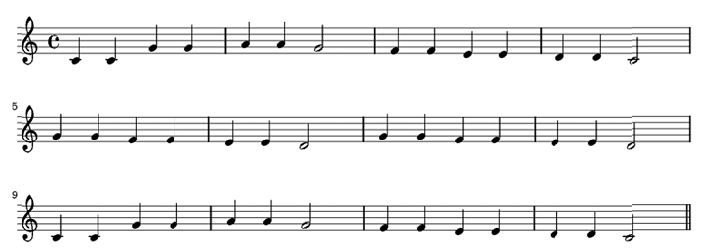
%> input picture TestCases/TwinkleTwinkleLittleStar.bmp, 705 x 252 px
$ octave Music_Score_Reader.m   (GNU Octave 9; MATLAB toolbox functions it lacks are replaced by stand-ins)
%> lines starting %> are read from the running program, lines starting %| are printed output that depends on the picture
img = imread('TwinkleTwinkleLittleStar.bmp');
%> img is the input picture: size 252x705x3 uint8; min 0, max 255, mean 238.5
img = imcomplement(img);
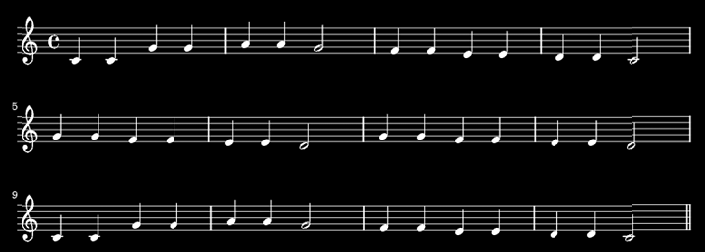
%> img: size 252x705x3 uint8; min 0, max 255, mean 16.5

%Extracting Stafflines
dilation_SE = strel('line', 10, 0);
dilated_img = imopen(img, dilation_SE);
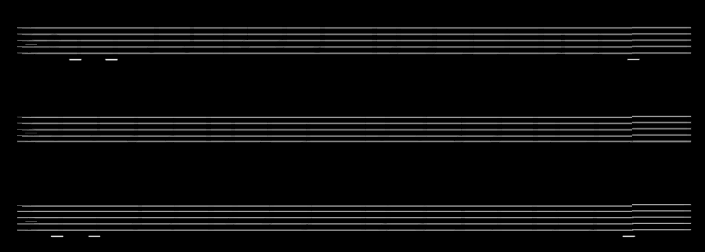
%> dilated_img: size 252x705x3 uint8; min 0, max 233, mean 11.5
%figure, imshow(dilated_img);

%Subtract Stafflines from image
img2 = img - dilated_img;
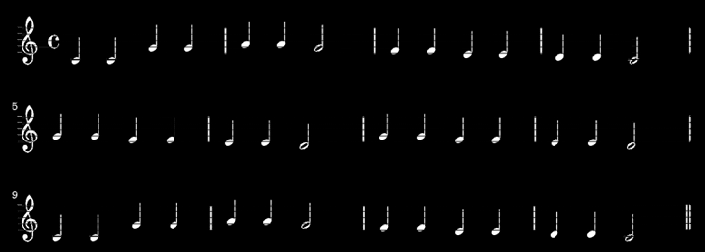
%> img2: size 252x705x3 uint8; min 0, max 255, mean 5
figure, imshow(img2);

%Extracting Stafflines
eroded_SE = strel('line', 2, 90);
img2 = imopen(img2, eroded_SE);
%im = max(img2, [], 3);
%img2 = imfill(im>90,'holes');
figure, imshow(img2);

% [19 lines of commented-out code are left out]

$ run again, with TestCases/BachSheetMusic.bmp copied over TestCases/TwinkleTwinkleLittleStar.bmp
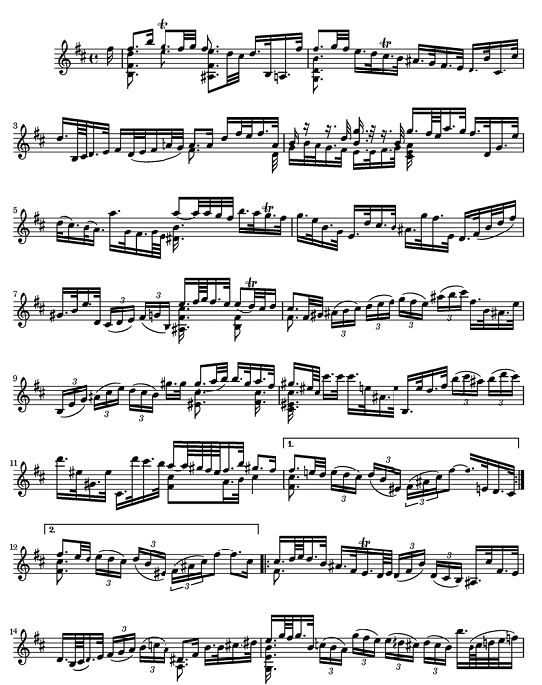
%> input picture TestCases/BachSheetMusic.bmp, 542 x 685 px
%> img is the input picture: size 685x542x3 uint8; min 0, max 255, mean 222.3
%> `dilated_img = imopen(img, dilation_SE);`:
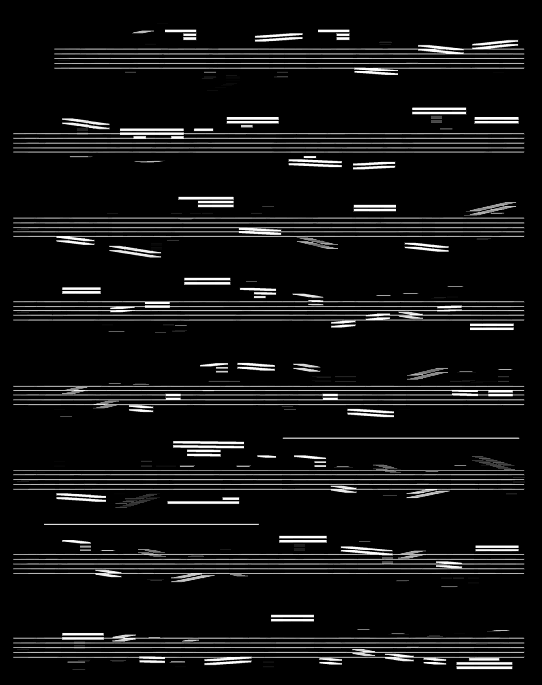
%> dilated_img: size 685x542x3 uint8; min 0, max 255, mean 18.7
%> `img2 = imopen(img2, eroded_SE);`:
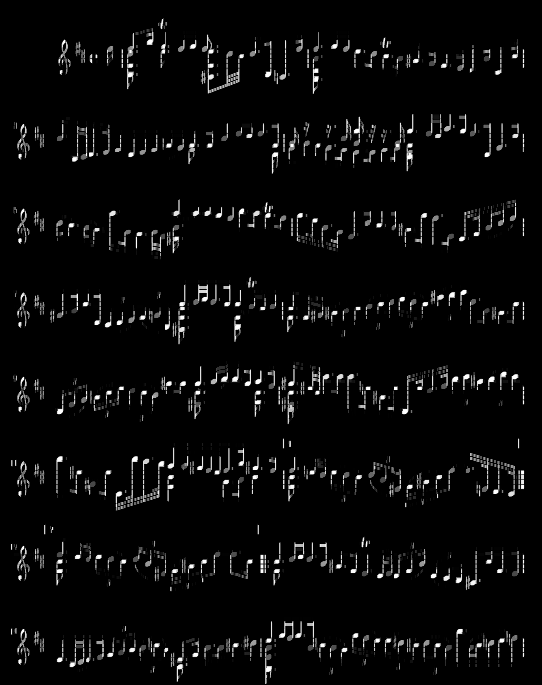
%> img2: size 685x542x3 uint8; min 0, max 255, mean 9.5
